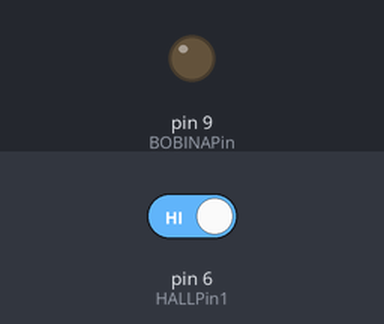
A sketch run on a simulated Arduino Uno, built with avr-gcc and run on an emulated ATmega328P. Parts: output pins drawn as LEDs (lit = HIGH). The inputs (shaded band) are chosen by the test bench; at power-on: pin 6 (HALLPin1) HIGH. What the sketch prints to the serial monitor is not drawn.

Above: at 1.2 s.
1.3 s: pin 6 (HALLPin1) driven LOW
2.8 s: pin 6 (HALLPin1) driven HIGH
Timing chart, 0 to 5.8 s (numbered marks = the images above; inputs shaded):
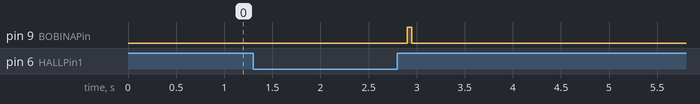

The sketch:

hechizo_1.ino
```cpp
#include <LiquidCrystal.h>

#define HALLPin1 6
#define HALLPin2 5
#define BOBINAPin 9

bool sensor = false;
bool flag = true;
double t = 0.0, t0 = 0.0, taux = 0.0;


void setup() {
  Serial.begin(9600);

  pinMode(HALLPin1, INPUT);
  pinMode(HALLPin2, INPUT);
  pinMode(BOBINAPin, OUTPUT);
}

void loop() {
  if (digitalRead(HALLPin1) == LOW) {
    if (flag) {
      taux = millis();
      t = taux - t0;
      t0 = taux;
      Serial.print("Periodo:\t");
      Serial.println(2 * t / 1000, 1);
      flag = false;
    }
    sensor = true;
    digitalWrite(BOBINAPin, LOW);
    //Serial.println("Polo1");
  }
  if (digitalRead(HALLPin1) == HIGH && sensor) {
    delay(100);
    digitalWrite(BOBINAPin, HIGH);
    delay(50);
    digitalWrite(BOBINAPin, LOW);
    sensor = false;
    flag = true;
  }
  else {
    //Serial.println("Nada");
    digitalWrite(BOBINAPin, LOW);
  }
}
```

Measured:
- after the input at 1.3 s, every drawn part: stays the same
- after the input at 2.8 s, pin 9 (BOBINAPin): LOW → HIGH after 0.10 s, → LOW 0.05 s later
